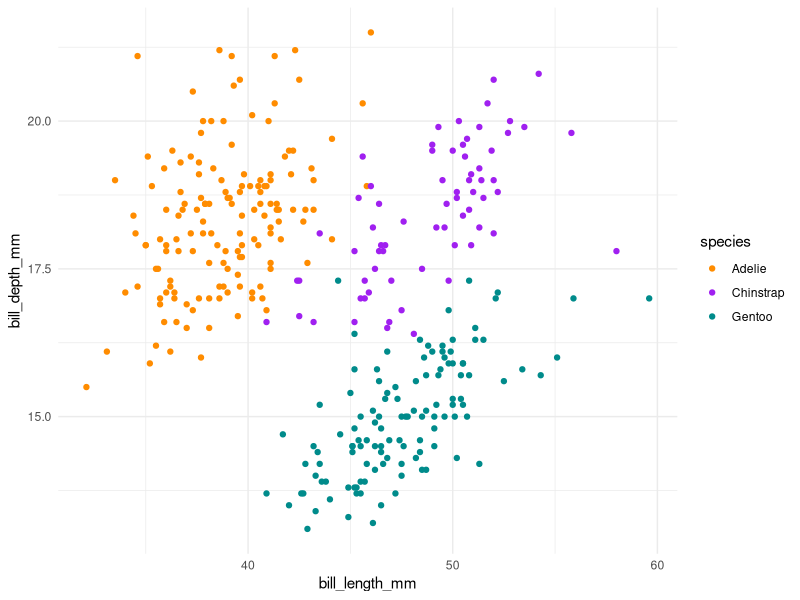
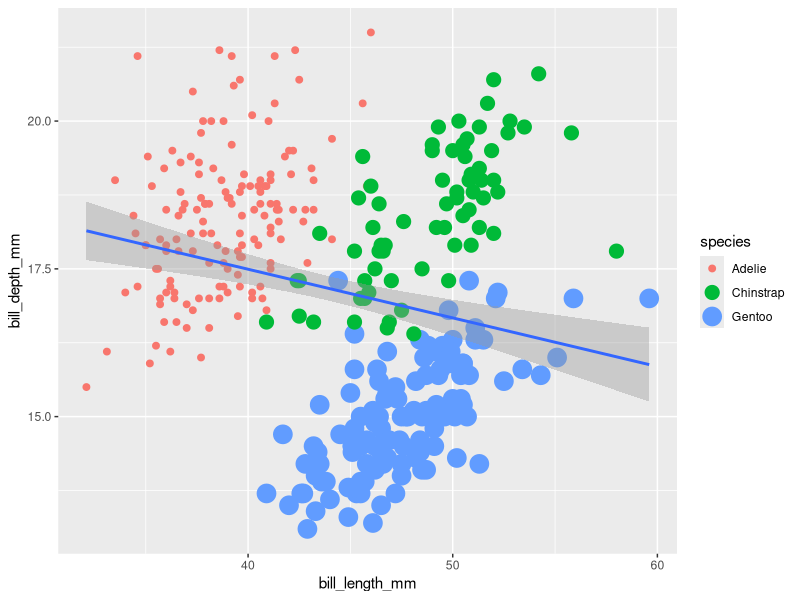
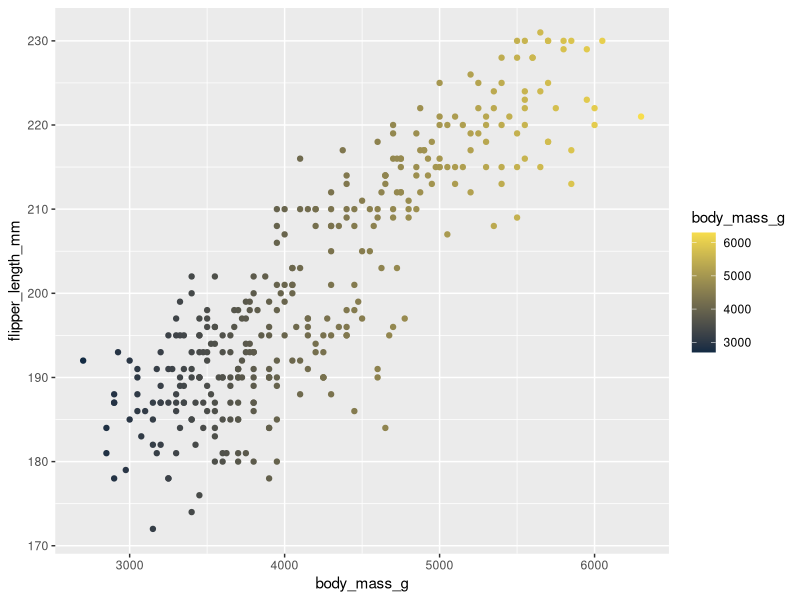
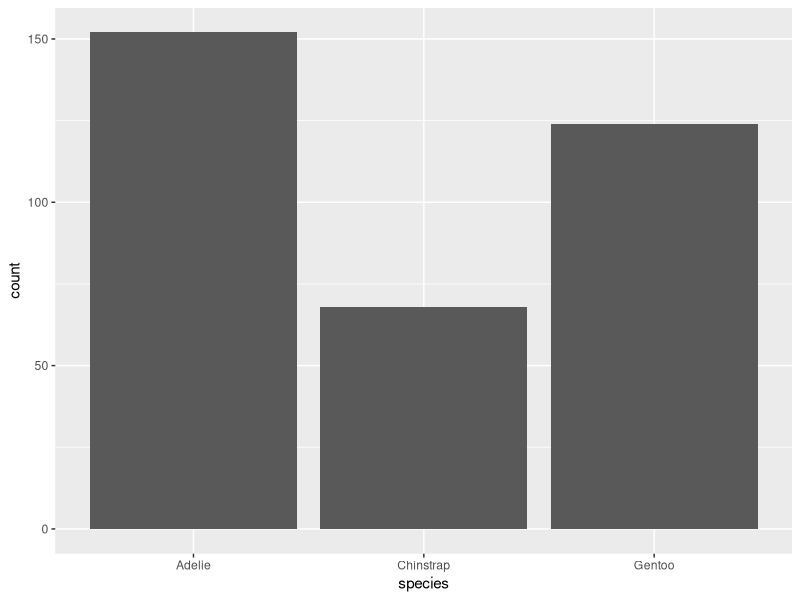
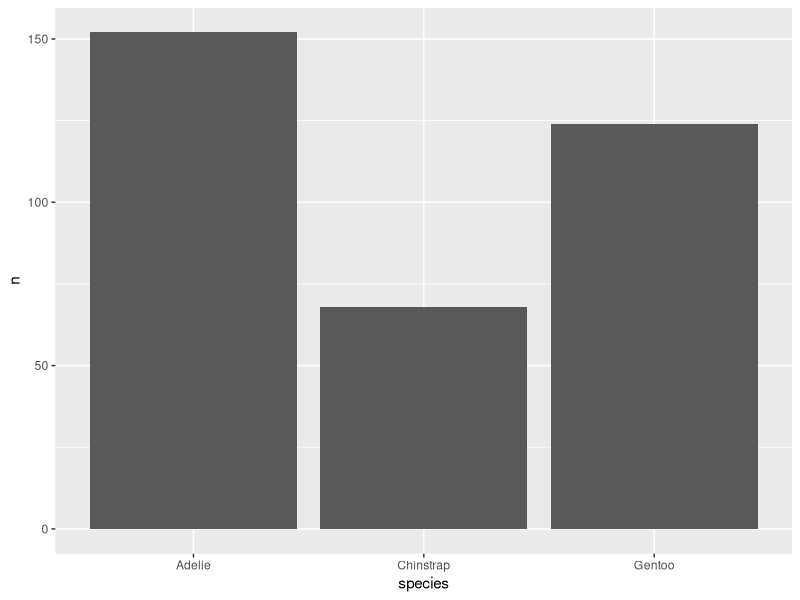
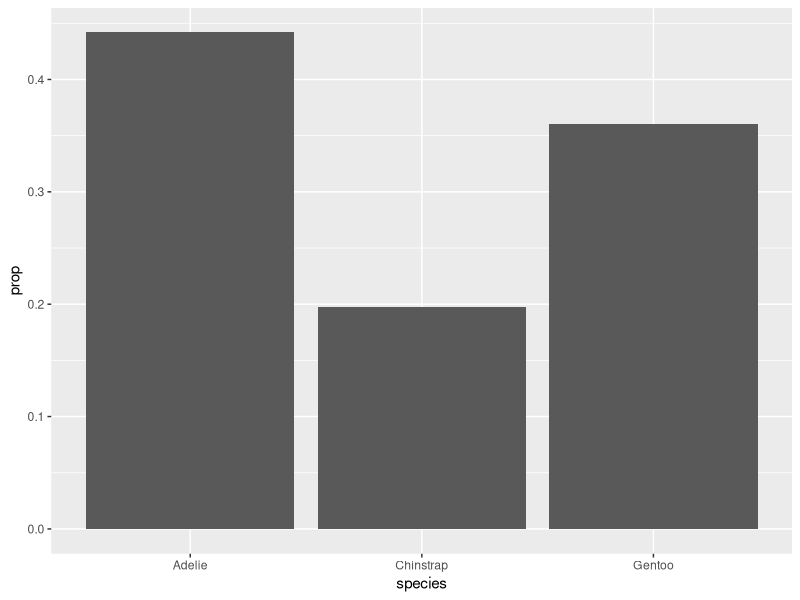
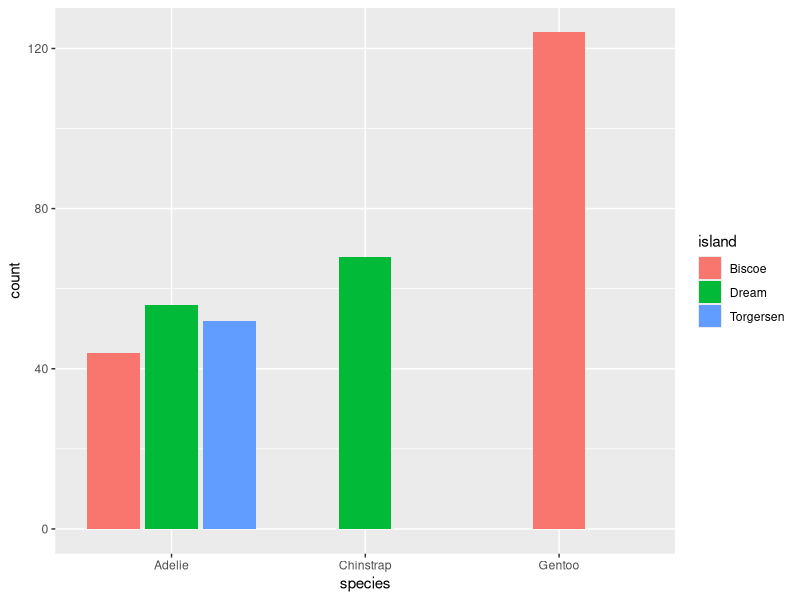
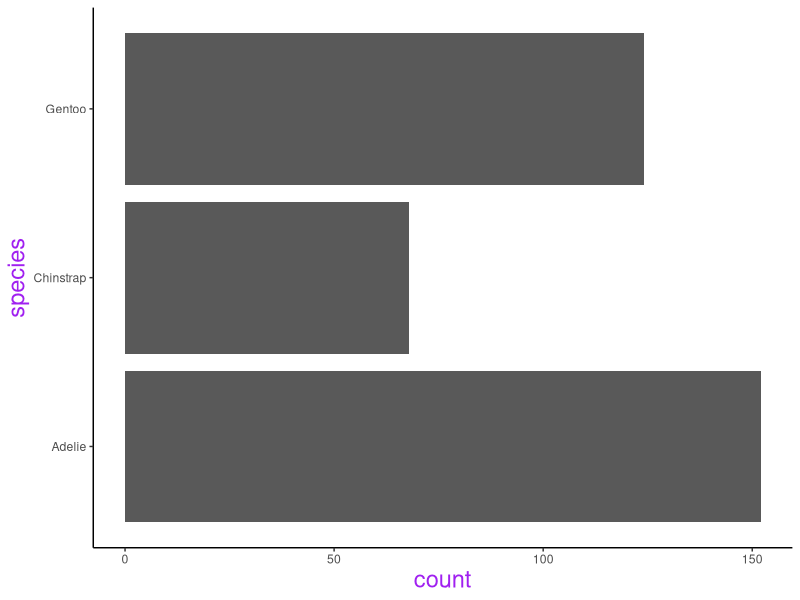

Write the R code that produced these figures, in order.
## ---- chunk 1
library(tidyverse)
library(palmerpenguins)
## ---- chunk 2
# untidy data ----
temp_data_wide <- tribble(
  ~date, ~station1, ~station2,  ~station3,
  "2023-10-01", 30.1, 29.8,  31.2,
  "2023-11-01", 28.6, 29.1,  33.4,
  "2023-12-01", 29.9, 28.5,  32.3
)
## ---- chunk 3
# make tidy ----
temp_data_long <- temp_data_wide |> 
  pivot_longer(cols = starts_with("station"), # transform all columns that start with "station" into rows
               names_to = "station_id", 
               values_to = "temp_c")

# what makes data tidy:
# each observation forms a single row; 
# column names are desriptive
## ---- chunk 4
# mapping color globally
ggplot(data = na.omit(penguins),
       mapping = aes(x =  bill_length_mm,
                     y = bill_depth_mm,
                     color = species)) +
  geom_point() +
  scale_color_manual(values = c("darkorange","purple","cyan4")) +
  theme_minimal()

# mapping color locally
ggplot(data = na.omit(penguins),
       mapping = aes(x =  bill_length_mm,
                     y = bill_depth_mm)) +
  geom_point(aes(color = species,
                 size = species)) +
  geom_smooth(method = "lm")
  theme_minimal()
  
ggplot(penguins, aes(x = body_mass_g,
                     y = flipper_length_mm,
                     color = body_mass_g)) +
  geom_point() +
  scale_color_gradient(low = "#132B43", high = "#F7DD4C")
## ---- chunk 5
ggplot(penguins, aes(x = species)) +
  geom_bar()
## ---- chunk 6
penguins_summary <- penguins %>% 
  count(species)

ggplot(penguins_summary, 
       aes(x = species, y = n)) +
  geom_bar(stat = "identity") # identity = the height of the bar means the value in the dataset (e.g. here value n)
## ---- chunk 7
ggplot(penguins, aes(x = species, y = after_stat(prop), 
                     group = 1)) + # prop = proportion
  geom_bar()
## ---- chunk 8
ggplot(penguins, aes(x = species, fill = island)) +
  geom_bar(position = position_dodge2(preserve = "single")) # default position = stack
## ---- chunk 9
ggplot(penguins, aes(x = species)) +
         geom_bar() +
         coord_flip() +
  theme_classic() +
  theme(
    axis.title = element_text(size = 17, color = "purple")
  )
